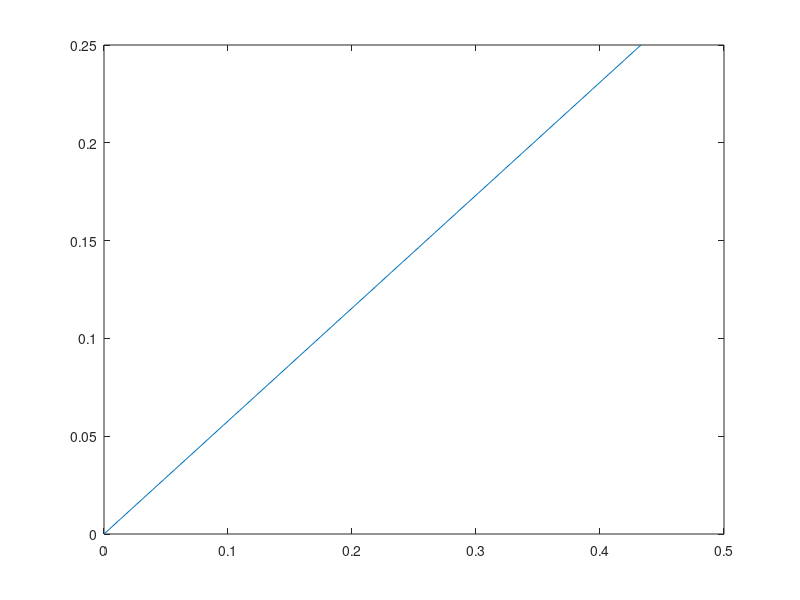
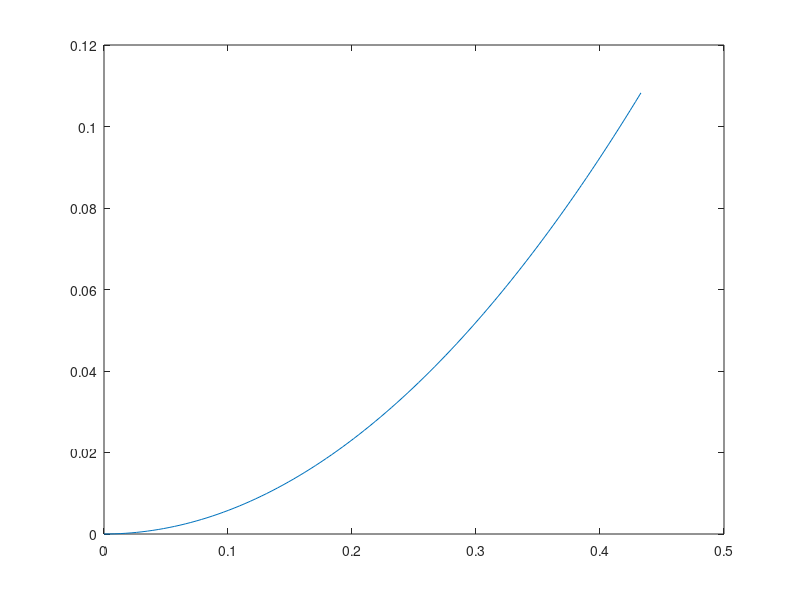

The MATLAB source for these figures, in order:
%% MATLAB Initialization
format compact
close all
clc
%% Paramaters
x = 0.5; %[mm] Vertex length
deg=deg2rad(30); 
a = [0,0];
b = [x*cos(deg),x*sin(deg)];
c = [x*cos(deg),0];
base = linspace(0,max(b(1)));
line = polyfit([a(1),b(1)],[a(2),b(2)],1);
figure()
plot(base,polyval(line,base))
tri_func = @(d) line(1).*d + line(2);

 for i = 1:length(base)
     tri_area(i) = integral(tri_func,0,base(i));
 end
 figure()
 plot(base,2.*tri_area)
